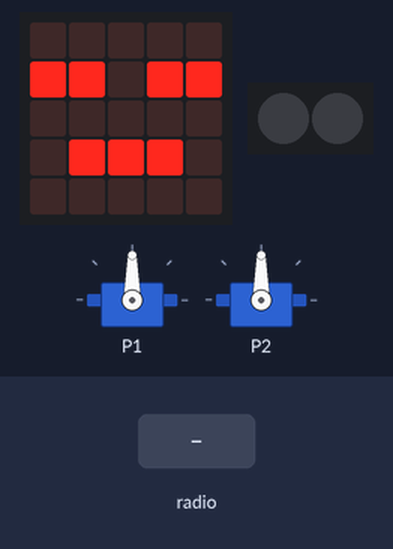
This program was run on a simulated BBC micro:bit running MicroPython. Parts: the board's 5×5 LED display, 2 × servo, 2 RGB LEDs in strip order, left to right. Inputs (shaded band) come from the test bench. Servo angles are drawn from the pulse width (0.5 ms = 0°, 2.5 ms = 180°).

Above: at 1.2 s.
1.3 s: radio message "left" arrives
At 2.7 s:
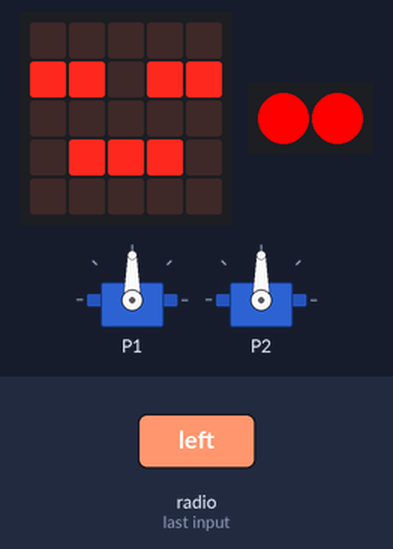
3.3 s: radio message "right" arrives
At 4.2 s:
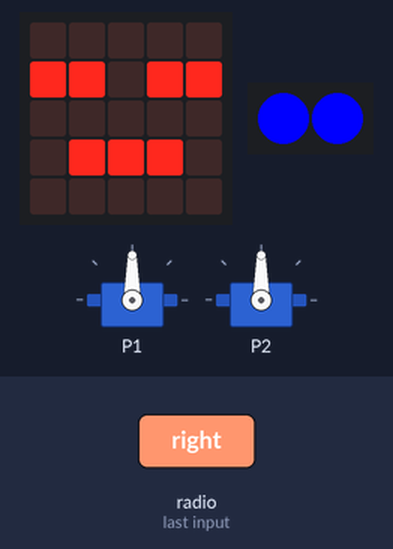
5.1 s: radio message "move" arrives
At 6.6 s:
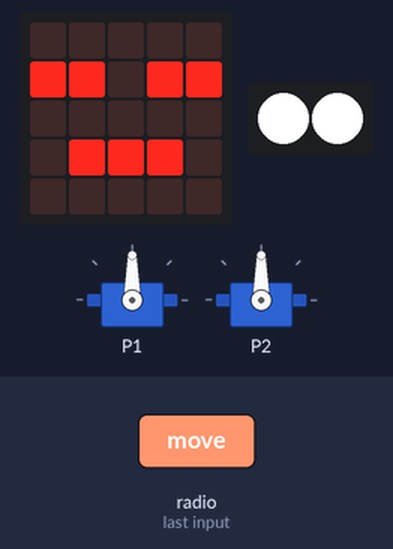
6.9 s: radio message "stop" arrives
At 7.11 s:
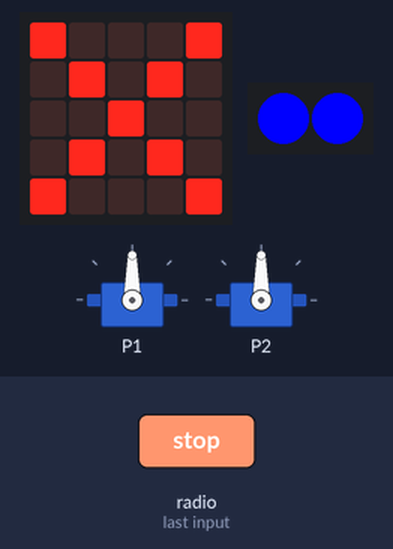
Timing chart, 0 to 9.7 s (numbered marks = the images above; inputs shaded):
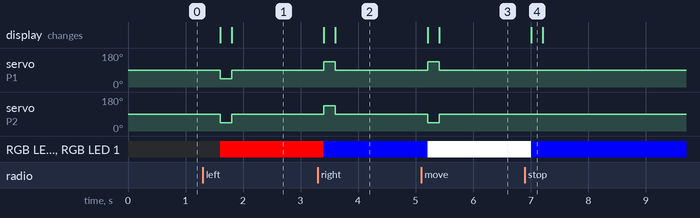

The program:

simplecar.py
```python
from microbit import *
import neopixel
import radio

"""
Good reference: https://www.firialabs.com/blogs/lab-notes/continuous-rotation-servos-with-python-and-the-micro-bit
"""

hz = 50         # Set the wanted hertz (e.g. 50Hz means that the signal is sent 50 times in one second)
scale = 100     # Scale of the speed of movement (e.g. scale of 100 means you can input values from 0 to 100)

t = int(1000 / hz)          # Duration of one pulse cycle
pin1.set_analog_period(t)   # Set the pulse cycle periods for servos
pin2.set_analog_period(t)
headlights = neopixel.NeoPixel(pin0, 2)
radio.on()
radio.config(channel=20)

up = Image("00900:09990:90909:00900:00900")
right = Image("00900:00090:99999:00090:00900")
left = Image("00900:09000:99999:09000:00900")

# Get speed of rotation in respective directions, using scale of 1 to 100
def rot(speed):
    high_percent = (1.5 - ((speed / scale) * 0.5)) / t    # positive - clockwise; negative - counterclockwise
    return high_percent


# Direction, speed and duration of linear movement; Positive = Forward, Negative = Backward, 0 = stop
def move(speed=100, duration=200):
    pin1.write_analog(1023 * rot(-speed))
    pin2.write_analog(1023 * rot(speed))
    sleep(duration)


# Direction, speed and duration of turning on the spot; Positive = Left, Negative = Right
def turn(speed=100, duration=200):
    pin1.write_analog(1023 * rot(speed))
    pin2.write_analog(1023 * rot(speed))
    sleep(duration)


def show_lights(lights, red, green, blue):
    for pixel_id in range(0, len(lights)):
        lights[pixel_id] = (red, green, blue)
    lights.show()


while True:
    incoming = radio.receive()
    if incoming is None:
        display.show(Image.ASLEEP)
        move(0)
        sleep(200)
    elif incoming == "left":
        display.show(left)
        show_lights(headlights, 255, 0, 0)
        turn(100)
    elif incoming == "right":
        display.show(right)
        show_lights(headlights, 0, 0, 255)
        turn(-100)
    elif incoming == "stop":
        display.show(Image.NO)
        show_lights(headlights, 0, 0, 255)
        move(0)
    elif incoming == "move":
        display.show(up)
        show_lights(headlights, 255, 255, 255)
        move(100)
```

Measured:
- after the input at 1.3 s, servo on P1, servo on P2: 90° → 45° after 0.30 s, → 90° 0.20 s later; RGB LED 0, RGB LED 1: off → RGB(255, 0, 0) after 0.30 s; the display: first changes after 0.30 s (image 1 shows a later state)
- after the input at 3.3 s, servo on P1, servo on P2: 90° → 134° after 0.11 s, → 90° 0.20 s later; RGB LED 0, RGB LED 1: RGB(255, 0, 0) → RGB(0, 0, 255) after 0.11 s; the display: first changes after 0.11 s (image 2 shows a later state)
- after the input at 5.1 s, servo on P1: 90° → 134° after 0.11 s, → 90° 0.20 s later; servo on P2: 90° → 45° after 0.11 s, → 90° 0.20 s later; RGB LED 0, RGB LED 1: RGB(0, 0, 255) → RGB(255, 255, 255) after 0.11 s; the display: first changes after 0.11 s (image 3 shows a later state)
- after the input at 6.9 s, RGB LED 0, RGB LED 1: RGB(255, 255, 255) → RGB(0, 0, 255) after 0.11 s; the display: changes after 0.11 s (image 4)
